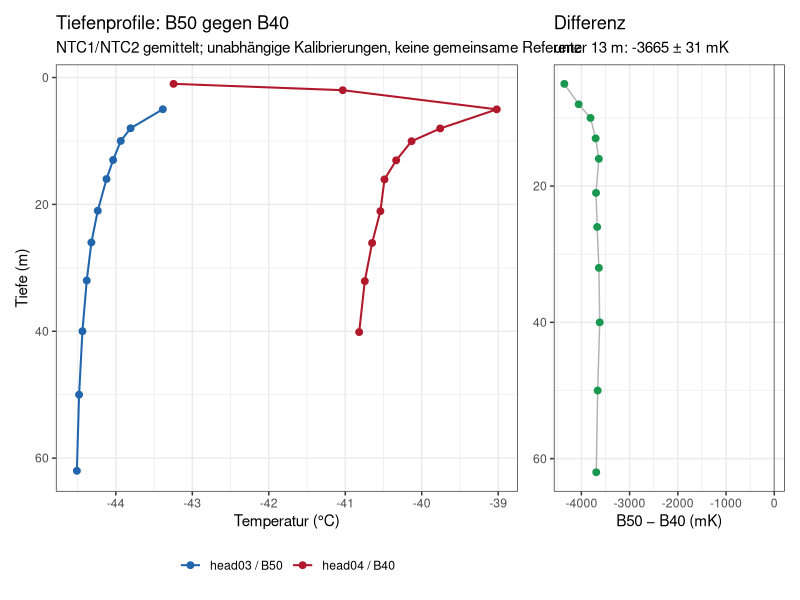
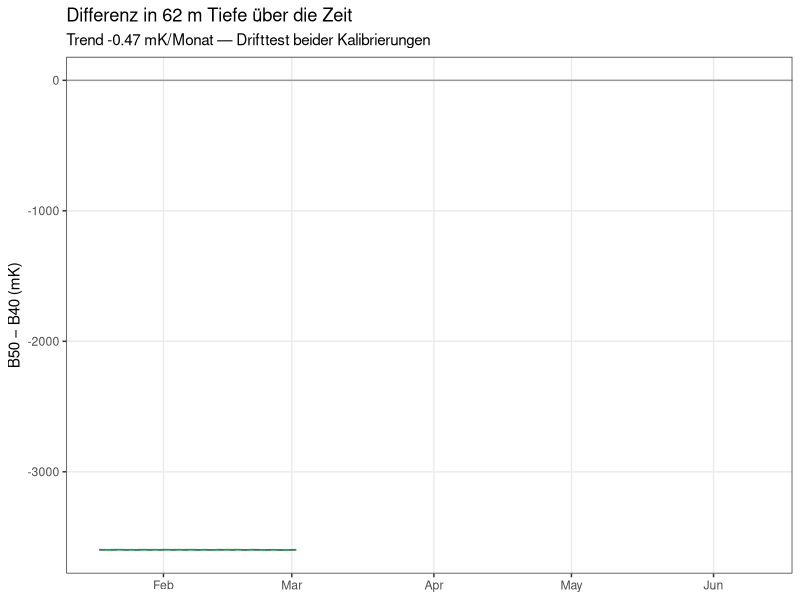

Here is the R script that generated these plots, in order:
## ---- chunk 1
library(readr); library(dplyr); library(tidyr); library(ggplot2)
library(lubridate); library(patchwork)

d3   <- read_csv("./data/decoded_head03_231709_combined.csv", show_col_types = FALSE) |>
  mutate(time_utc = as_datetime(time_utc))
d4   <- read_csv("./data/decoded_head04_231710_combined.csv", show_col_types = FALSE) |>
  mutate(time_utc = as_datetime(time_utc))
dep3 <- read_csv("./data/head03_depths.csv", show_col_types = FALSE)
cal4 <- read_csv("./data/head04_calibration.csv", show_col_types = FALSE) |>
  distinct(node, depth_m)

# Gemeinsames Fenster: letzte 3 Wochen, in denen BEIDE Systeme gesendet haben.
t_end <- min(max(d3$time_utc), max(d4$time_utc))
win   <- c(t_end - 21*86400, t_end)

prof <- function(d, nodes) sapply(nodes, function(i) {
  a <- d[[sprintf("n%d.ntc1_temp_C", i)]]; b <- d[[sprintf("n%d.ntc2_temp_C", i)]]
  x <- rowMeans(cbind(a, b), na.rm = TRUE)
  mean(x[d$time_utc >= win[1] & d$time_utc <= win[2]], na.rm = TRUE) })

n3 <- dep3$node[dep3$chain == "C25.4.A (60 m, Luft)"]
p3 <- tibble(depth = dep3$depth_m[n3], T = prof(d3, n3), Kopf = "head03 / B50")
n4 <- cal4$node[cal4$node <= 20]
p4 <- tibble(depth = cal4$depth_m[cal4$node <= 20], T = prof(d4, n4), Kopf = "head04 / B40")

dif <- p3 |> mutate(T4 = approx(p4$depth, p4$T, xout = depth, rule = 2)$y,
                    diff_mK = 1000*(T - T4))
deep <- dif |> filter(depth >= 13)
## ---- chunk 2
both <- bind_rows(p3, p4) |> filter(depth <= 70)
p_prof <- ggplot(both, aes(T, depth, colour = Kopf)) +
  geom_path(linewidth = 0.7) + geom_point(size = 2) +
  scale_y_reverse("Tiefe (m)") + scale_x_continuous("Temperatur (°C)") +
  scale_colour_manual(NULL, values = c("head03 / B50" = "#2166ac",
                                       "head04 / B40" = "#b2182b")) +
  labs(title = "Tiefenprofile: B50 gegen B40",
       subtitle = "NTC1/NTC2 gemittelt; unabhängige Kalibrierungen, keine gemeinsame Referenz") +
  theme_bw(11) + theme(legend.position = "bottom")

p_diff <- ggplot(dif, aes(diff_mK, depth)) +
  geom_vline(xintercept = 0, colour = "grey60") +
  geom_path(colour = "grey70") + geom_point(size = 2, colour = "#1a9850") +
  scale_y_reverse(NULL) + scale_x_continuous("B50 − B40 (mK)") +
  labs(title = "Differenz",
       subtitle = sprintf("unter 13 m: %+.0f ± %.0f mK", mean(deep$diff_mK), sd(deep$diff_mK))) +
  theme_bw(11)

p_prof + p_diff + plot_layout(widths = c(2, 1))
## ---- chunk 3
knitr::kable(dif |> transmute(`Tiefe (m)` = depth,
                              `B50 (°C)` = round(T, 3), `B40 (°C)` = round(T4, 3),
                              `Differenz (mK)` = round(diff_mK, 0)),
             caption = "Knotenweiser Vergleich (die B40-Kette hat fast identische Nominaltiefen, die Interpolation ist daher praktisch exakt).")
## ---- chunk 4
g3 <- deep$T[nrow(deep)]  - deep$T[1]
g4 <- deep$T4[nrow(deep)] - deep$T4[1]
cat(sprintf("- **Tiefer Bereich (13–62 m): %+.0f ± %.0f mK** (Spannweite %.0f mK). Zwei Standorte, zwei Geräte, zwei unabhängig entstandene Kalibrierungen — das Absolutniveau stimmt im Mittel auf wenige mK. Das ist die schärfste verfügbare Kontrolle beider Kalibrierketten.\n",
            mean(deep$diff_mK), sd(deep$diff_mK), diff(range(deep$diff_mK))))
cat(sprintf("- **Oben (5–10 m) läuft die Differenz auf bis zu %.0f mK auf.** Das ist kein Kalibrierfehler, sondern die saisonale Welle: Amplitude und Phase hängen von lokaler Akkumulation und Schneedichte ab, und bei ~8 m ist der Gradient der Welle am steilsten.\n",
            max(abs(dif$diff_mK[dif$depth < 13]))))
cat(sprintf("- **Tiefengradient 13 → 62 m: B50 %+.3f K, B40 %+.3f K** (Differenz %.3f K). Der Gradient trägt das Paläosignal; %s\n",
            g3, g4, abs(g3-g4),
            if (abs(g3-g4) > 0.1)
              "die Abweichung liegt in der Größenordnung, in der die Paläo-Inversion arbeitet — entweder standortabhängige Akkumulationsgeschichte oder ein kleiner Restfehler in der Kalibriersteigung eines der Systeme. Vor einer gemeinsamen Inversion klären."
            else "beide Systeme sehen dieselbe Klimageschichte."))
## ---- chunk 5
i3 <- dep3$node[dep3$chain == "C25.4.A (60 m, Luft)"] |> tail(1)
i4 <- cal4$node[which.min(abs(cal4$depth_m - dep3$depth_m[i3]))]
ts <- inner_join(
  d3 |> transmute(day = as.Date(time_utc),
                  t3 = rowMeans(cbind(.data[[sprintf("n%d.ntc1_temp_C", i3)]],
                                      .data[[sprintf("n%d.ntc2_temp_C", i3)]]), na.rm = TRUE)) |>
    group_by(day) |> summarise(t3 = mean(t3, na.rm = TRUE), .groups = "drop"),
  d4 |> transmute(day = as.Date(time_utc),
                  t4 = rowMeans(cbind(.data[[sprintf("n%d.ntc1_temp_C", i4)]],
                                      .data[[sprintf("n%d.ntc2_temp_C", i4)]]), na.rm = TRUE)) |>
    group_by(day) |> summarise(t4 = mean(t4, na.rm = TRUE), .groups = "drop"),
  by = "day") |> mutate(diff_mK = 1000*(t3 - t4))

ggplot(ts, aes(day, diff_mK)) +
  geom_hline(yintercept = 0, colour = "grey60") +
  geom_line(colour = "#1a9850", linewidth = 0.6) +
  geom_smooth(method = "lm", se = FALSE, colour = "grey40", linetype = "dashed", linewidth = 0.5) +
  scale_x_date(NULL) + scale_y_continuous("B50 − B40 (mK)") +
  labs(title = sprintf("Differenz in %.0f m Tiefe über die Zeit", dep3$depth_m[i3]),
       subtitle = sprintf("Trend %+.2f mK/Monat — Drifttest beider Kalibrierungen",
                          coef(lm(diff_mK ~ as.numeric(day), data = ts))[2]*30)) +
  theme_bw(11) + theme(panel.grid.minor = element_blank())
